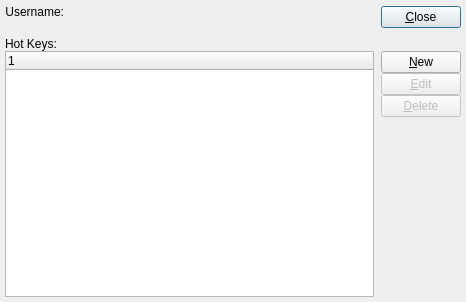
<?xml version="1.0" encoding="UTF-8"?>
<ui version="4.0">
 <comment>This file is part of the xTuple ERP: PostBooks Edition, a free and
open source Enterprise Resource Planning software suite,
Copyright (c) 1999-2019 by OpenMFG LLC, d/b/a xTuple.
It is licensed to you under the Common Public Attribution License
version 1.0, the full text of which (including xTuple-specific Exhibits)
is available at www.xtuple.com/CPAL.  By using this software, you agree
to be bound by its terms.</comment>
 <class>hotkeys</class>
 <widget class="QDialog" name="hotkeys">
  <property name="geometry">
   <rect>
    <x>0</x>
    <y>0</y>
    <width>466</width>
    <height>302</height>
   </rect>
  </property>
  <property name="windowTitle">
   <string>List Hot Keys</string>
  </property>
  <layout class="QVBoxLayout">
   <property name="spacing">
    <number>7</number>
   </property>
   <property name="margin">
    <number>5</number>
   </property>
   <item>
    <layout class="QHBoxLayout">
     <property name="spacing">
      <number>5</number>
     </property>
     <property name="margin">
      <number>0</number>
     </property>
     <item>
      <layout class="QVBoxLayout">
       <property name="spacing">
        <number>0</number>
       </property>
       <property name="margin">
        <number>0</number>
       </property>
       <item>
        <layout class="QHBoxLayout">
         <property name="spacing">
          <number>5</number>
         </property>
         <property name="margin">
          <number>0</number>
         </property>
         <item>
          <widget class="QLabel" name="_usernameLit">
           <property name="text">
            <string>Username:</string>
           </property>
           <property name="alignment">
            <set>Qt::AlignRight|Qt::AlignTrailing|Qt::AlignVCenter</set>
           </property>
          </widget>
         </item>
         <item>
          <widget class="QLabel" name="_username">
           <property name="sizePolicy">
            <sizepolicy hsizetype="Expanding" vsizetype="Preferred">
             <horstretch>0</horstretch>
             <verstretch>0</verstretch>
            </sizepolicy>
           </property>
           <property name="text">
            <string/>
           </property>
           <property name="alignment">
            <set>Qt::AlignLeading|Qt::AlignLeft|Qt::AlignVCenter</set>
           </property>
          </widget>
         </item>
        </layout>
       </item>
       <item>
        <spacer name="spacer112">
         <property name="orientation">
          <enum>Qt::Vertical</enum>
         </property>
         <property name="sizeType">
          <enum>QSizePolicy::Expanding</enum>
         </property>
         <property name="sizeHint" stdset="0">
          <size>
           <width>10</width>
           <height>16</height>
          </size>
         </property>
        </spacer>
       </item>
      </layout>
     </item>
     <item>
      <widget class="QPushButton" name="_close">
       <property name="text">
        <string>&amp;Close</string>
       </property>
      </widget>
     </item>
    </layout>
   </item>
   <item>
    <layout class="QVBoxLayout">
     <property name="spacing">
      <number>0</number>
     </property>
     <property name="margin">
      <number>0</number>
     </property>
     <item>
      <widget class="QLabel" name="_hotkeys">
       <property name="text">
        <string>Hot Keys:</string>
       </property>
      </widget>
     </item>
     <item>
      <layout class="QHBoxLayout">
       <property name="spacing">
        <number>7</number>
       </property>
       <property name="margin">
        <number>0</number>
       </property>
       <item>
        <widget class="XTreeWidget" name="_hotkey">
         <property name="sizePolicy">
          <sizepolicy hsizetype="Expanding" vsizetype="Expanding">
           <horstretch>0</horstretch>
           <verstretch>0</verstretch>
          </sizepolicy>
         </property>
        </widget>
       </item>
       <item>
        <layout class="QVBoxLayout">
         <property name="spacing">
          <number>0</number>
         </property>
         <property name="margin">
          <number>0</number>
         </property>
         <item>
          <layout class="QVBoxLayout">
           <property name="spacing">
            <number>0</number>
           </property>
           <property name="margin">
            <number>0</number>
           </property>
           <item>
            <widget class="QPushButton" name="_new">
             <property name="text">
              <string>&amp;New</string>
             </property>
            </widget>
           </item>
           <item>
            <widget class="QPushButton" name="_edit">
             <property name="enabled">
              <bool>false</bool>
             </property>
             <property name="text">
              <string>&amp;Edit</string>
             </property>
            </widget>
           </item>
           <item>
            <widget class="QPushButton" name="_delete">
             <property name="enabled">
              <bool>false</bool>
             </property>
             <property name="text">
              <string>&amp;Delete</string>
             </property>
            </widget>
           </item>
          </layout>
         </item>
         <item>
          <spacer name="Spacer12">
           <property name="orientation">
            <enum>Qt::Vertical</enum>
           </property>
           <property name="sizeType">
            <enum>QSizePolicy::Expanding</enum>
           </property>
           <property name="sizeHint" stdset="0">
            <size>
             <width>20</width>
             <height>184</height>
            </size>
           </property>
          </spacer>
         </item>
        </layout>
       </item>
      </layout>
     </item>
    </layout>
   </item>
  </layout>
 </widget>
 <layoutdefault spacing="5" margin="5"/>
 <customwidgets>
  <customwidget>
   <class>XTreeWidget</class>
   <extends>QTreeWidget</extends>
   <header>xtreewidget.h</header>
   <container>1</container>
  </customwidget>
 </customwidgets>
 <tabstops>
  <tabstop>_hotkey</tabstop>
  <tabstop>_new</tabstop>
  <tabstop>_edit</tabstop>
  <tabstop>_delete</tabstop>
  <tabstop>_close</tabstop>
 </tabstops>
 <resources/>
 <connections>
  <connection>
   <sender>_hotkey</sender>
   <signal>valid(bool)</signal>
   <receiver>_edit</receiver>
   <slot>setEnabled(bool)</slot>
   <hints>
    <hint type="sourcelabel">
     <x>20</x>
     <y>20</y>
    </hint>
    <hint type="destinationlabel">
     <x>20</x>
     <y>20</y>
    </hint>
   </hints>
  </connection>
  <connection>
   <sender>_hotkey</sender>
   <signal>valid(bool)</signal>
   <receiver>_delete</receiver>
   <slot>setEnabled(bool)</slot>
   <hints>
    <hint type="sourcelabel">
     <x>20</x>
     <y>20</y>
    </hint>
    <hint type="destinationlabel">
     <x>20</x>
     <y>20</y>
    </hint>
   </hints>
  </connection>
  <connection>
   <sender>_hotkey</sender>
   <signal>itemSelected(int)</signal>
   <receiver>_edit</receiver>
   <slot>animateClick()</slot>
   <hints>
    <hint type="sourcelabel">
     <x>20</x>
     <y>20</y>
    </hint>
    <hint type="destinationlabel">
     <x>20</x>
     <y>20</y>
    </hint>
   </hints>
  </connection>
 </connections>
</ui>
